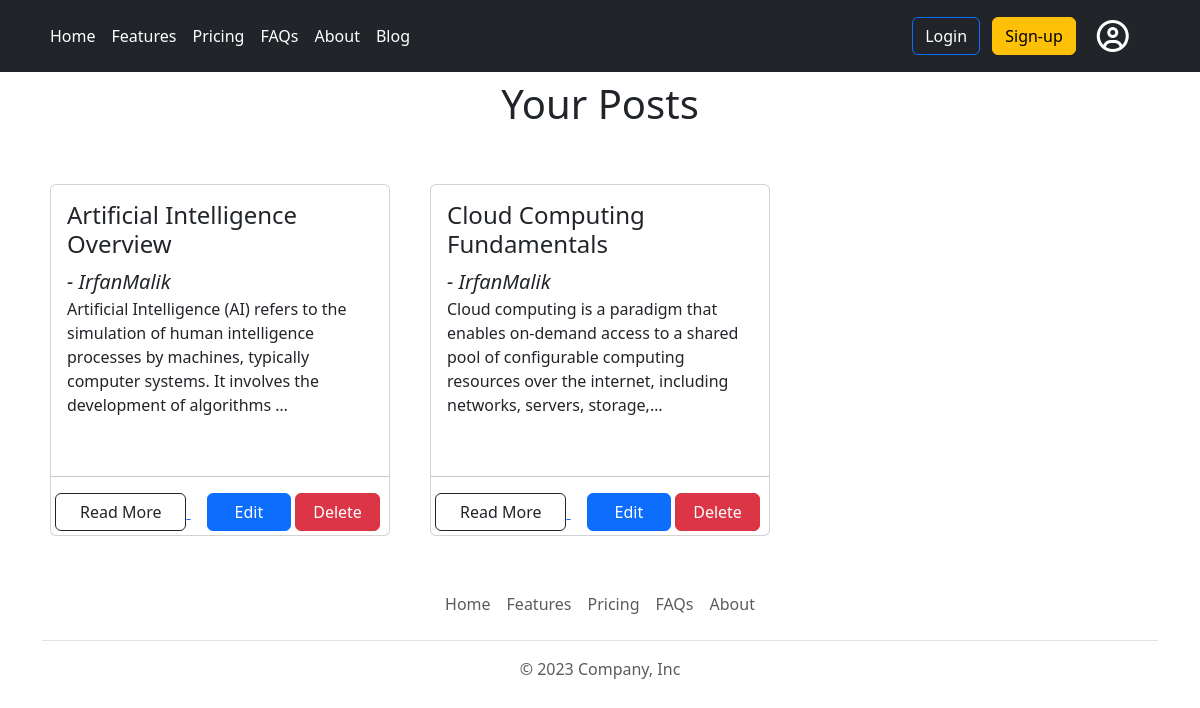
The app's page /blog/myposts/ (signed in) with its own data.
### myblog/models.py (models this page shows)
class BlogPost(models.Model):
    post_author = models.ForeignKey(User, on_delete=models.CASCADE)
    post_title = models.CharField(max_length=32)
    post_description = HTMLField(max_length=1500)
    post_slug = AutoSlugField(
        populate_from='post_title', unique=True, null=True, default=None)
    objects = models.Manager()  # Default Manager

### myblog/views.py (the view)
# urls.py: path('myposts/', views.userposts, name="userposts"),
def userposts(request):
    if request.user.is_authenticated:
        userposts = BlogPost.objects.filter(post_author=request.user)
        data = {
            'userposts': userposts
        }
        return render(request, 'userposts.html', data)
    else:
        messages.info(request, 'Get access to your blog posts by logging in!')
        return redirect('home')

### myblog/templates/userposts.html (shortened to what this page needs)
{% extends 'base.html' %}
{% block content %}
<div class="row">
    <div class="col-md-12">
        <h1 class="text-center mt-2 mb-5">Your Posts</h1>
    </div>
</div>
<div class="row">
    {% for post in userposts %}
    <div class="col-md-4">
        <div class="card m-2 user-post-card">
            <div class="card-body">
                <h4 class="card-title">{{post.post_title}}</h4>
                <span class="fs-5 fst-italic">- {{post.post_author}}</span>
                <p class="card-text">{{post.post_description | truncatechars:170 | safe}}</p>
            </div>
            <hr>
            <div>
                <a href="/blog/user_postdetails/{{post.post_slug}}">
                    <button class="btn btn-outline-dark read-more-btn mb-1 px-4 ms-1">Read More</button>
                </a>
                <a href="/blog/edit/{{post.post_slug}}"><button class="btn btn-primary w-25 ms-3 mb-1">Edit</button></a>
                <a href="/blog/delete/{{post.post_slug}}"><button class="btn btn-danger w-25 mb-1">Delete</button></a>
            </div>
        </div>
    </div>
    {% empty %}
    <div class="mt-5">
        <p class="fw-bold fs-5">Looks like your post collection is empty! Haven't started yet or tidied up? Begin your
            creation now! Click below.</p>
        <a href="/blog/create/"><button class="btn btn-outline-success px-5">Get started!</button></a>
    </div>
    {% endfor %}
</div>
</div>
{% endblock %}

### myblog/static/myblog.css (style rules this page uses)
.user-post-card { height: 22rem; overflow: hidden; }

### records on screen
BlogPost: post_title "Artificial Intelligence Overview", post_author "IrfanMalik", post_description "Artificial Intelligence (AI) refers to the simulation of human intelligence processes by machines, typically computer systems. It involves the development of algorithms …"
BlogPost: post_title "Cloud Computing Fundamentals", post_author "IrfanMalik", post_description "Cloud computing is a paradigm that enables on-demand access to a shared pool of configurable computing resources over the internet, including networks, servers, storage,…"
